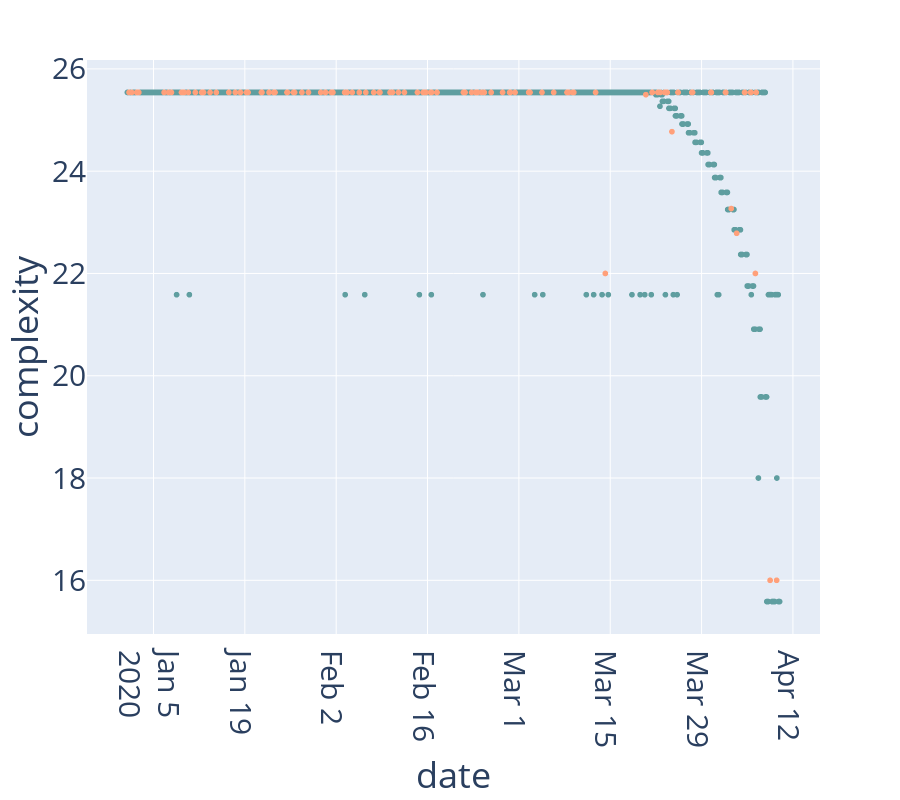

The cell this chart's notebook holds for it:
### Code cell
fig3.update_layout(
    showlegend=False,
    font=dict(
        size=30
    ),
    height=800
)
fig3
